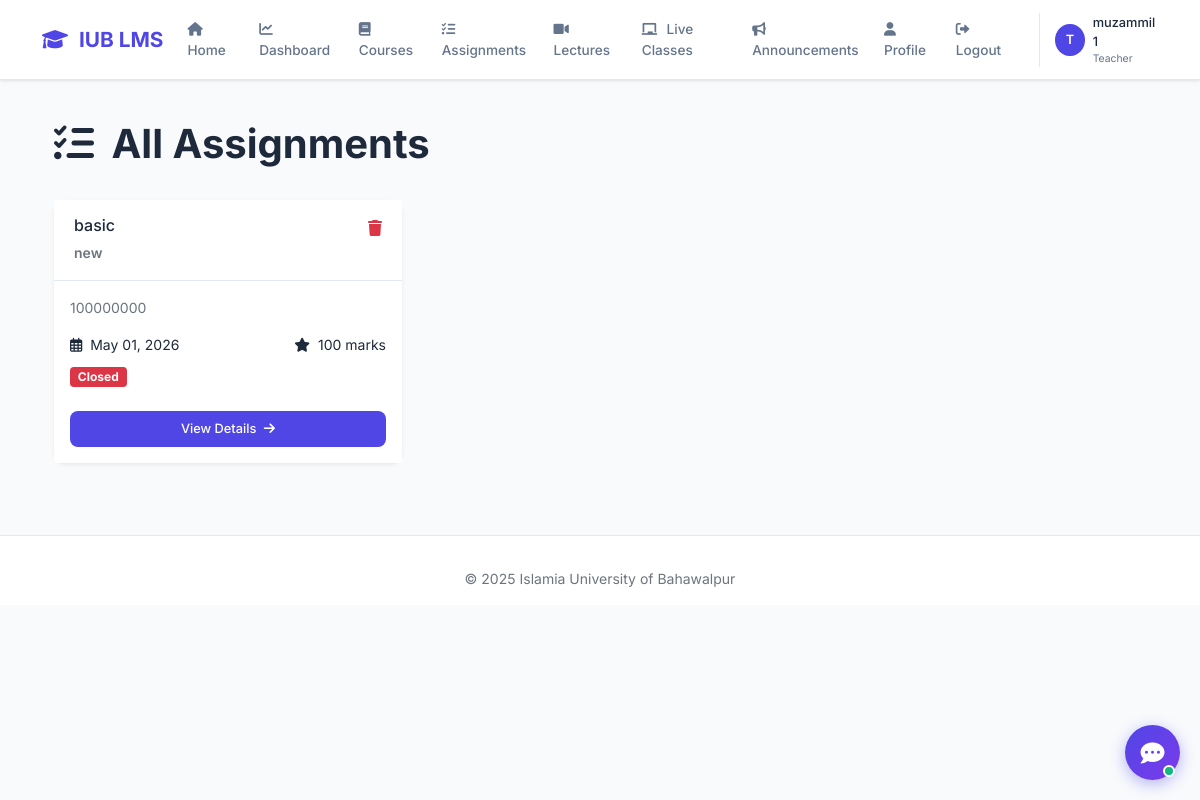
Page /assignments/ (signed in) on the earlier database version.
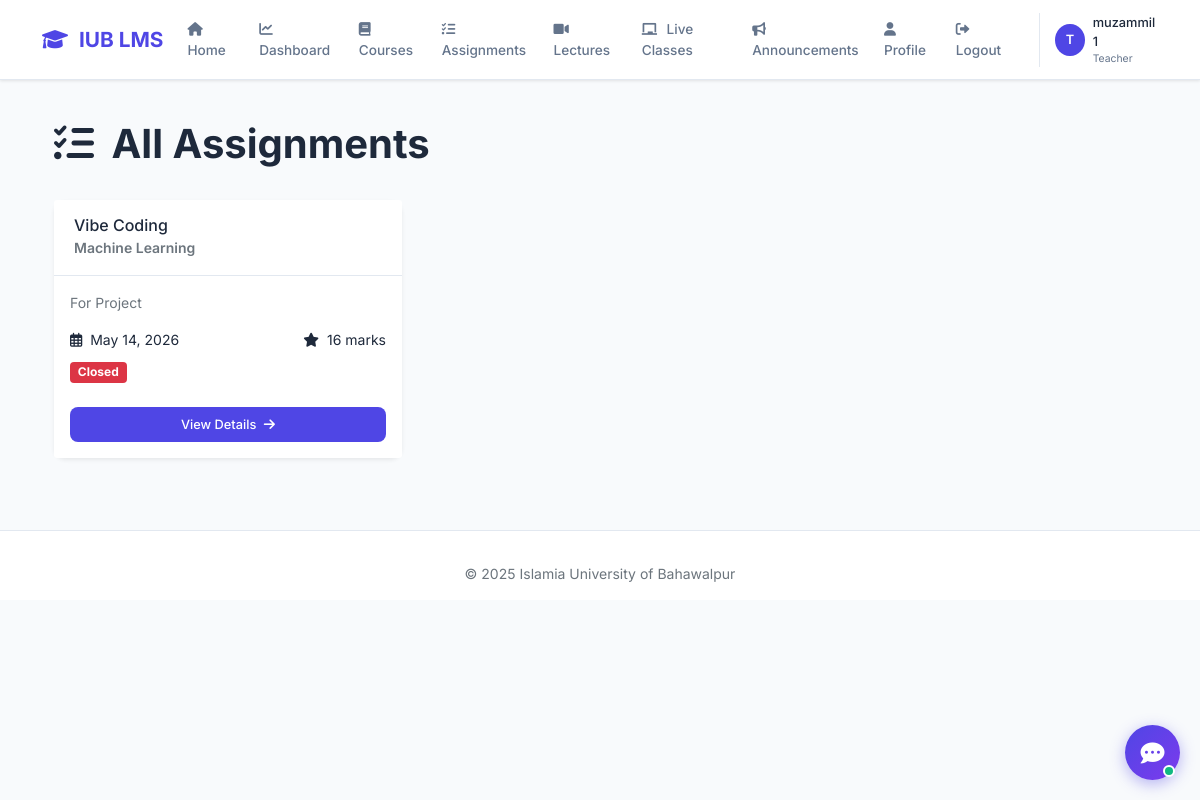
Same page on the later database version.
### assignments/models.py (models this page shows, shortened)
class Assignment(models.Model):
    course = models.ForeignKey(Course, on_delete=models.CASCADE, related_name='assignments')
    title = models.CharField(max_length=200)
    description = models.TextField()
    deadline = models.DateTimeField()
    max_marks = models.IntegerField(default=100)
    created_by = models.ForeignKey(settings.AUTH_USER_MODEL, on_delete=models.CASCADE)
    attachment = models.FileField(upload_to='assignment_attachments/', blank=True, null=True)
    created_at = models.DateTimeField(auto_now_add=True)
    updated_at = models.DateTimeField(auto_now=True)
    def is_deadline_passed(self):
        from django.utils import timezone
        return timezone.now() > self.deadline

### courses/models.py (models this page shows, shortened)
class Course(models.Model):
    course_id = models.CharField(max_length=20, unique=True)
    course_code = models.CharField(max_length=10)
    title = models.CharField(max_length=200)
    description = models.TextField()
    teacher = models.ForeignKey(settings.AUTH_USER_MODEL, on_delete=models.SET_NULL, null=True, limit_choices_to={'role': 'teacher'})
    students = models.ManyToManyField(settings.AUTH_USER_MODEL, related_name='enrolled_courses', blank=True, limit_choices_to={'role': 'student'})
    created_at = models.DateTimeField(auto_now_add=True)
    updated_at = models.DateTimeField(auto_now=True)
    is_active = models.BooleanField(default=True)

### assignments/views.py (the view)
# urls.py: path('', views.assignment_list, name='assignment_list'),
@login_required
def assignment_list(request):
    if request.user.role == 'admin':
        assignments = Assignment.objects.all()
    elif request.user.role == 'teacher':
        assignments = Assignment.objects.filter(course__teacher=request.user)
    else:
        assignments = Assignment.objects.filter(course__in=request.user.enrolled_courses.all())
    return render(request, 'assignments/assignment_list.html', {'assignments': assignments})

### templates/assignments/assignment_list.html (shortened to what this page needs)
{% extends 'base.html' %}
{% load static %}
{% block content %}
<div class="container py-4">
    <div class="d-flex justify-content-between align-items-center mb-4">
        <h1 class="fw-bold">
            <i class="fas fa-tasks me-2" style="color: var(--accent);"></i> All Assignments
        </h1>
    </div>
    <div class="row g-4">
        {% for assignment in assignments %}
        <div class="col-md-4">
            <div class="card h-100 border-0 shadow-sm">
                <div class="card-header bg-white">
                    <div class="d-flex justify-content-between align-items-start">
                        <h6 class="mb-0">{{ assignment.title|truncatechars:40 }}</h6>
                        {% if user.role == 'admin' or assignment.created_by == user %}
                        <a href="{% url 'delete_assignment' assignment.id %}" class="text-danger" onclick="return confirm('Delete this assignment?')">
                            <i class="fas fa-trash"></i>
                        </a>
                        {% endif %}
                    </div>
                    <small class="text-muted">{{ assignment.course.title }}</small>
                </div>
                <div class="card-body">
                    <p class="small text-muted">{{ assignment.description|truncatewords:20 }}</p>
                    <div class="d-flex justify-content-between mb-2">
                        <small><i class="far fa-calendar-alt me-1"></i> {{ assignment.deadline|date:"M d, Y" }}</small>
                        <small><i class="fas fa-star me-1"></i> {{ assignment.max_marks }} marks</small>
                    </div>
                    {% if assignment.is_deadline_passed %}
                    <span class="badge bg-danger">Closed</span>
                    {% else %}
                    <span class="badge bg-success">Open</span>
                    {% endif %}
                </div>
                <div class="card-footer bg-white border-0 pb-3">
                    <a href="{% url 'assignment_detail' assignment.id %}" class="btn btn-primary w-100">
                        View Details <i class="fas fa-arrow-right ms-1"></i>
                    </a>
                </div>
            </div>
        </div>
        {% endfor %}
    </div>
</div>
{% endblock %}

Differences in the rows shown:
removed Assignment: title "basic", course "new", description "100000000", deadline "May 01, 2026", max_marks "100", shows "Closed"
added Assignment: title "Vibe Coding", course "Machine Learning", description "For Project", deadline "May 14, 2026", max_marks "16", shows "Closed"
